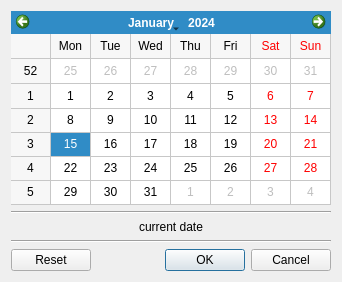
<?xml version="1.0" encoding="UTF-8"?>
<ui version="4.0">
 <class>Dialog</class>
 <widget class="QDialog" name="Dialog">
  <property name="geometry">
   <rect>
    <x>0</x>
    <y>0</y>
    <width>342</width>
    <height>282</height>
   </rect>
  </property>
  <property name="windowTitle">
   <string>Datum wählen</string>
  </property>
  <layout class="QVBoxLayout" name="verticalLayout">
   <item>
    <widget class="QCalendarWidget" name="calendar">
     <property name="gridVisible">
      <bool>true</bool>
     </property>
    </widget>
   </item>
   <item>
    <widget class="Line" name="line_2">
     <property name="orientation">
      <enum>Qt::Horizontal</enum>
     </property>
    </widget>
   </item>
   <item>
    <widget class="QLabel" name="current_date">
     <property name="text">
      <string>current date</string>
     </property>
     <property name="alignment">
      <set>Qt::AlignCenter</set>
     </property>
    </widget>
   </item>
   <item>
    <widget class="Line" name="line">
     <property name="orientation">
      <enum>Qt::Horizontal</enum>
     </property>
    </widget>
   </item>
   <item>
    <widget class="QDialogButtonBox" name="buttonBox">
     <property name="orientation">
      <enum>Qt::Horizontal</enum>
     </property>
     <property name="standardButtons">
      <set>QDialogButtonBox::Cancel|QDialogButtonBox::Ok|QDialogButtonBox::Reset</set>
     </property>
    </widget>
   </item>
  </layout>
 </widget>
 <resources/>
 <connections>
  <connection>
   <sender>buttonBox</sender>
   <signal>accepted()</signal>
   <receiver>Dialog</receiver>
   <slot>accept()</slot>
   <hints>
    <hint type="sourcelabel">
     <x>248</x>
     <y>254</y>
    </hint>
    <hint type="destinationlabel">
     <x>157</x>
     <y>274</y>
    </hint>
   </hints>
  </connection>
  <connection>
   <sender>buttonBox</sender>
   <signal>rejected()</signal>
   <receiver>Dialog</receiver>
   <slot>reject()</slot>
   <hints>
    <hint type="sourcelabel">
     <x>316</x>
     <y>260</y>
    </hint>
    <hint type="destinationlabel">
     <x>286</x>
     <y>274</y>
    </hint>
   </hints>
  </connection>
 </connections>
</ui>
